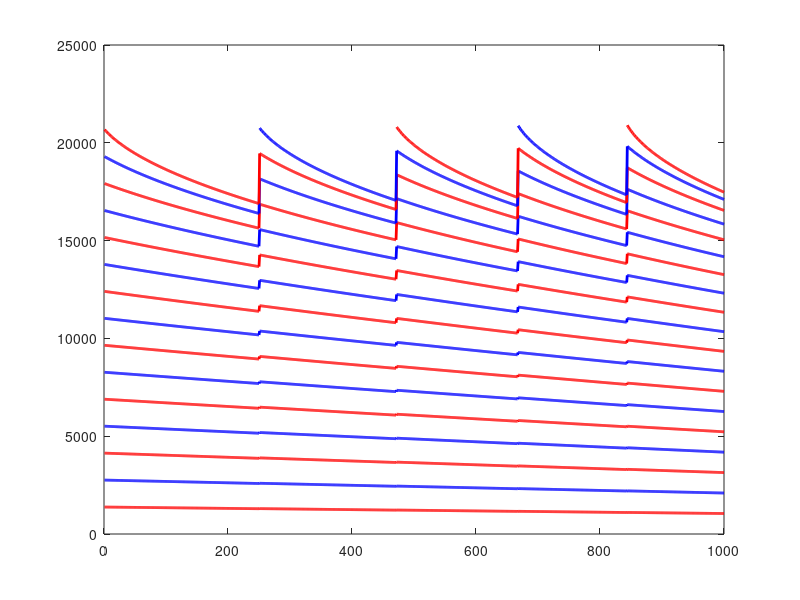

MATLAB code for this plot: (Note: this script raises an error after producing the figure.)
% close all;
clear all;
figure;
loopingN = false;
loopNStart = 15.0; % also use for Ninit an Nend
loopNend = 20;

if loopingN
    range = loopNStart:0.01:loopNend;
else
    range = 1;
end
loopAmount = 1000;
interpolation = "none"; %!!!!

%{
    Number from the right boundary (quite important, switches between
    different techniques)
    -1: Adding to the center alternating between left and right string.
    0: Interpolated boundary
    1: Right string has a single moving point. Using simply supported boundary condition
    2: Right string has two moving points. When trying to solve the cubic
    interpolation, w_2 is always 0 (that's why this is a bit different)
    >3: (Expected behaviour) Selects where to add points (to left string).
%}

numFromBound = -1;

for Nloop = range
    fs = 44100;                 % sample rate
    k = 1/fs;                   % time step
    
    if loopingN
        Ninit = Nloop;          % number of intervals (!)
        Nend = Nloop;
    else
        Ninit = loopNStart;
        Nend = loopNend;
    end
    
    h = 1/Ninit;                % grid spacing
    c = h/k;                    % wave speed
    N = floor(1/h);             % recalculate (should be exactly equal to Ninit)
    NinitSave = Ninit;
    
    cInit = h/k;
    cEnd = 1/(Nend * k);
    cVec = linspace (cInit, cEnd, loopAmount + 1);
    
    if interpolation == "none"
        h = 1/N;
    end
    
    lambdaSq = (cInit * k / h)^2
    
    
    % Create B-matrix
    BFull = zeros(N, N); % matrix for scheme without boundaries, plus one overlap
    
    
    if numFromBound == -1 % add alternatively to both in the center
        M = ceil(N/2);
        Mw = floor(N/2);
    else
        M = N-numFromBound;
        Mw = numFromBound;
    end
    
    if interpolation == "none"
        Dxxu = (sparse(2:N, 1:N-1, ones(1, N-1), N, N) + ...
            sparse(1:N, 1:N, -2 * ones(1, N), N, N) + ...
            sparse(1:N-1, 2:N, ones(1, N-1), N, N));
        BFull(1:N, 1:N) = 2 * eye(N) + lambdaSq * Dxxu;
    else
        Dxxu = (sparse(2:M, 1:M-1, ones(1, M-1), M, M) + ...
            sparse(1:M, 1:M, -2 * ones(1, M), M, M) + ...
            sparse(1:M-1, 2:M, ones(1, M-1), M, M));
        BFull(1:M, 1:M) = 2 * eye(M) + lambdaSq * Dxxu;

        Dxxw = (sparse(2:Mw, 1:Mw-1, ones(1, Mw-1), Mw, Mw) + ...
            sparse(1:Mw, 1:Mw, -2 * ones(1, Mw), Mw, Mw) + ...
            sparse(1:Mw-1, 2:Mw, ones(1, Mw-1), Mw, Mw));

        BFull((M+1):end, (M+1):end) = 2 * eye(Mw) + lambdaSq * Dxxw;

        BFullInit = BFull;
    end
    maxNumberOfPoints = max(Ninit, Nend);
    modesSave = zeros(loopAmount, floor(maxNumberOfPoints));
    NPrev = N;
    j = 1;
    loopStart = zeros(ceil(abs(Nend-Ninit)), 1);
    loopStart(j) = 1;
    addLastPoint = true;
    
    for i = 1:loopAmount
        h = cVec(i) * k;
        Ninit = 1/h;
        N = floor(Ninit);
        alf  = Ninit - N;
        
        if interpolation == "none"
            h = 1/N;
        end
        
        lambdaSq = (cVec(i) * k / h)^2;
        
        if N ~= NPrev
            BFull = zeros(N, N);
            if i~= 1
                j = j + 1;
                loopStart(j) = i;
            end
            if i == loopAmount
                addLastPoint = false;
            end
            
            if numFromBound == -1 % add alternatively to both in the center
                M = ceil(N/2);
                Mw = floor(N/2);
            else
                M = N-numFromBound;
                Mw = numFromBound;
            end
            
            Dxxu = (sparse(2:M, 1:M-1, ones(1, M-1), M, M) + ...
                sparse(1:M, 1:M, -2 * ones(1, M), M, M) + ...
                sparse(1:M-1, 2:M, ones(1, M-1), M, M));
            BFull(1:M, 1:M) = 2 * eye(M) + lambdaSq * Dxxu;
            
            Dxxw = (sparse(2:Mw, 1:Mw-1, ones(1, Mw-1), Mw, Mw) + ...
                sparse(1:Mw, 1:Mw, -2 * ones(1, Mw), Mw, Mw) + ...
                sparse(1:Mw-1, 2:Mw, ones(1, Mw-1), Mw, Mw));
            
            BFull((M+1):end, (M+1):end) = 2 * eye(Mw) + lambdaSq * Dxxw;
            
            BFullInit = BFull;
        end
        NPrev = N;
        
        if interpolation == "none"
            
            Dxxu = (sparse(2:N, 1:N-1, ones(1, N-1), N, N) + ...
            sparse(1:N, 1:N, -2 * ones(1, N), N, N) + ...
            sparse(1:N-1, 2:N, ones(1, N-1), N, N));
            BFull(1:N, 1:N) = 2 * eye(N) + lambdaSq * Dxxu;
            
        elseif interpolation == "linear"
            BFull(M, (M+1):(length(u) + 2)) = [alf, (1-alf)];
            BFull(M + 1, (M-1) : M) = [(1-alf), alf];
        else
            ip = [alf * (alf - 1) * (alf - 2) / -6, ...
                (alf - 1) * (alf + 1) * (alf - 2) / 2, ...
                alf * (alf + 1) * (alf - 2) / -2, ...
                alf * (alf + 1) * (alf - 1) / 6];
            Ainv = inv([1, -ip(4); -ip(4), 1]);
            if numFromBound == 2
                BFull(M, (M + 1):(M + 2)) = ip(3:-1:2) * Ainv(1, 1);
                BFull(M, (M-2 : M)) =  BFullInit(M, (M-2) : M) + ip(1:3) * Ainv(1, 2);
                BFull(M+1, (M + 1):(M + 2)) = BFullInit(M+1, (M + 1):(M + 2)) + ip(3:-1:2) * Ainv(2, 1);
                BFull(M+1, (M-2 : M)) =  ip(1:3) * Ainv(2, 2);
            elseif numFromBound == 1
                BFull(M, M+1) = (ip(3) - ip(1)) * Ainv(1, 1);
                BFull(M, (M-2 : M)) =  BFullInit(M, (M-2) : M) + ip(1:3) * Ainv(1, 2);
                BFull(M+1, M+1) = BFullInit(M+1, M+1) + (ip(3) - ip(1)) * Ainv(2, 1);
                BFull(M+1, (M-2 : M)) =  ip(1:3) * Ainv(2, 2);
            elseif numFromBound == 0
                hLocs = 1:-h:0;
                if hLocs(end) >= h/2
                    alf = (h-hLocs(end))/ hLocs(end);
                    %                     uVirtual = -alf * u(1);
                    BFull(N, N) = BFullInit(N, N) - alf;
                    
                else
                    alf = (2*hLocs(end)) / h;
                    %                     uVirtual = -(alf * u(1) + (1-alf) * u(2));
                    BFull(N, N-1:N) = BFullInit(N, N-1:N) - [(1-alf), alf];
                end
                %                 BFull(N, N) = -1;
            else
                BFull(M, (M + 1):(M + 3)) = ip(3:-1:1) * Ainv(1, 1);
                BFull(M, (M-2 : M)) =  BFullInit(M, (M-2) : M) + ip(1:3) * Ainv(1, 2);
                BFull(M+1, (M + 1):(M + 3)) = BFullInit(M+1, (M + 1):(M + 3)) + ip(3:-1:1) * Ainv(2, 1);
                BFull(M+1, (M-2 : M)) =  ip(1:3) * Ainv(2, 2);
            end
            
        end
        % imagesc(BFull)
        % drawnow;
        modesSave(i, 1:N) = sort(1/(2 * pi * k) * acos (1/2 * eig(BFull)));
    end
    if addLastPoint
        loopStart(j+1) = loopAmount;
    end
    %     figure
    hold off;
    modesSave = modesSave;
    modesSave(modesSave==0) = nan;
    h = plot(real(modesSave));
    
    colours = [];
    for j = 1:floor(maxNumberOfPoints)
        if mod(j,2) == 0
            colours = [colours; 0,0,1];
        else
            colours = [colours; 1,0,0];
        end
    end
    %     figure
    set(h, {'color', 'Linewidth'}, [num2cell(colours, 2), num2cell(2 * ones(floor(maxNumberOfPoints), 1))])
    title ("Modal Analysis $N = " + loopNStart + " \rightarrow" + loopNend + "$", 'interpreter', 'latex');
    xlabelsave = num2cell(NinitSave:Nend);
    set(gca, 'Linewidth', 2, 'Fontsize', 16, 'XTick', loopStart, 'xticklabel', xlabelsave, 'TickLabelInterpreter', 'latex')
    xlabel("$N$", 'interpreter', 'latex')
    ylabel("Frequency (Hz)", 'interpreter', 'latex')
    ylim([0, fs / 2])
    grid on
    drawnow;
end
xData = 1:loopAmount;
goodness = zeros(loopNStart, 1);
rms = zeros(loopNStart, 1);
sse = zeros(loopNStart, 1);

figure;
for i = 1:loopNStart
    [~, got] = fit (xData(~isnan(modesSave(:,i)))', modesSave(~isnan(modesSave(:,i)),i), 'poly1');
    goodness(i) = got.adjrsquare;
    rms(i) = got.rmse;
    sse(i) = got.sse;
    
    %     got
    %     eval(['mode', num2str(i), ' = modesSave(:,', num2str(i), ');']);
end
subplot(211)
plot(goodness)
subplot(212)
plot(sse)


